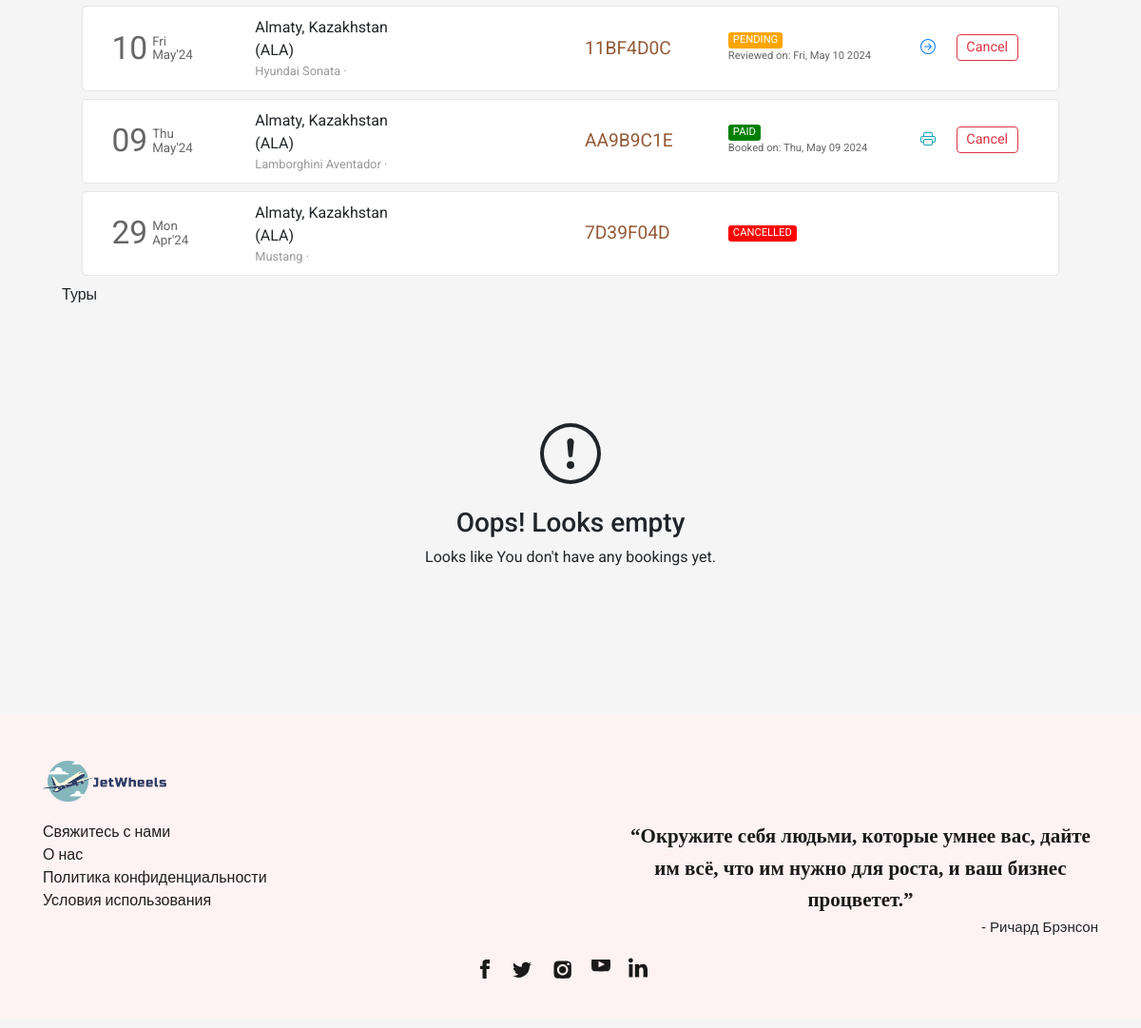
Page /flight/bookings (signed in, lower part) on the earlier database version.
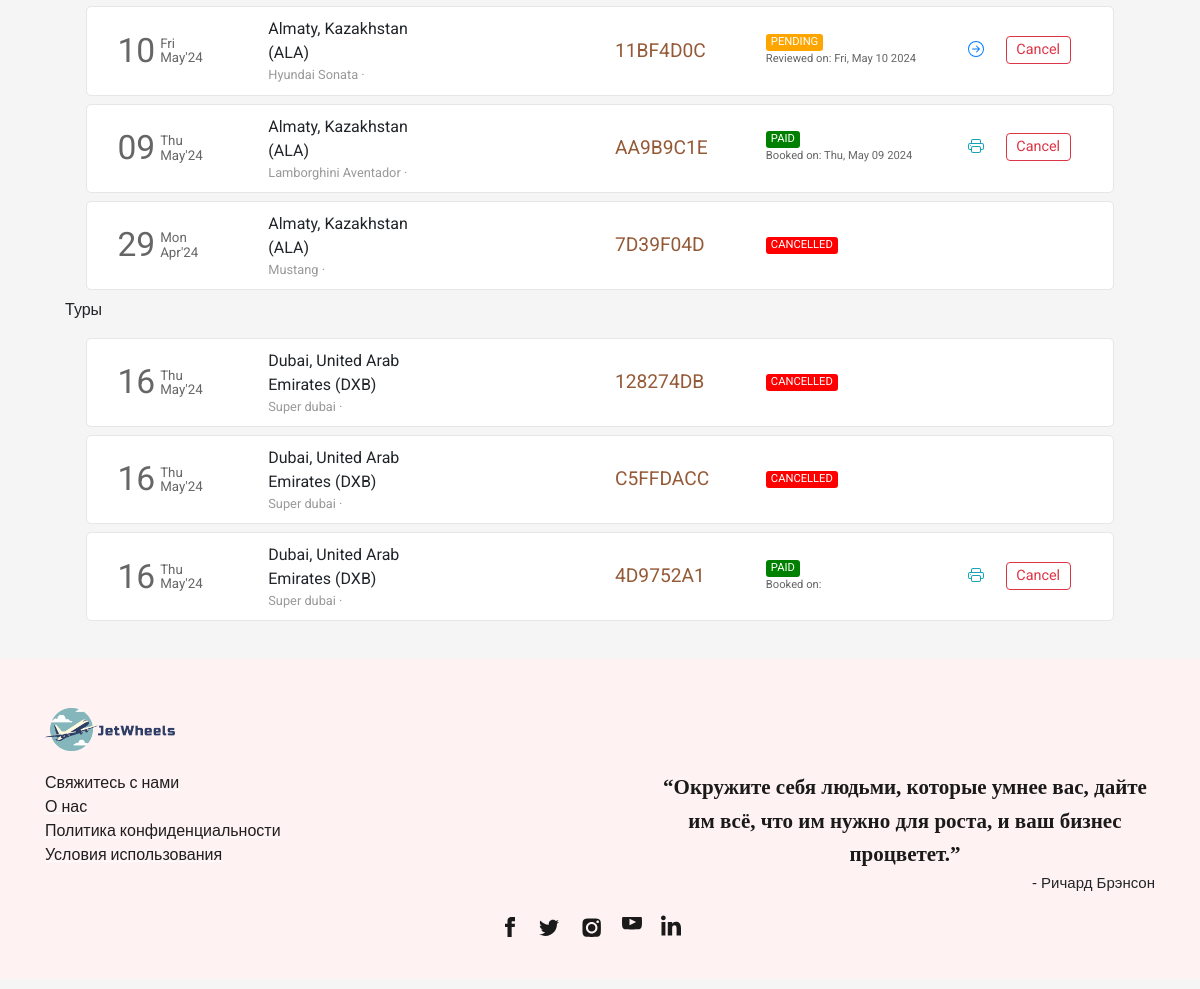
Same page on the later database version.
### car/models.py (models this page shows, shortened)
class Order(models.Model):
    order_id = models.AutoField(primary_key=True)
    user = models.ForeignKey(flight_models.User, on_delete=models.CASCADE, related_name="orders")
    email = models.CharField(max_length=50, default="")
    phone = models.CharField(max_length=20, default="")
    car = models.ForeignKey(Car, on_delete=models.CASCADE, related_name="cars")
    pickup_date = models.DateField(blank=True, null=True)
    dropoff_date = models.DateField(blank=True, null=True)
    total_amount = models.IntegerField(default=0)
    status = models.CharField(max_length=45, choices=ORDER_STATUS, default='PENDING')
    ref_no = models.CharField(max_length=8, unique=True, blank=True)

class Car(models.Model):
    car_name = models.CharField(max_length=30, default="")
    car_desc = models.CharField(max_length=300, default="")
    price = models.IntegerField(default=0)
    image = models.ImageField(upload_to="flight/static/car/images", default="")
    pickup_location = models.ForeignKey(flight_models.Place, on_delete=models.CASCADE, related_name="pickup_location")

### flight/models.py (models this page shows)
class Place(models.Model):
    city = models.CharField(max_length=64)
    airport = models.CharField(max_length=64)
    code = models.CharField(max_length=3)
    country = models.CharField(max_length=64)
    def __str__(self):
        return f"{self.city}, {self.country} ({self.code})"

### tour/models.py (models this page shows, shortened)
class Reservation(models.Model):
    created_date = models.DateField(auto_now=True)
    tour = models.ForeignKey(Tour, on_delete=models.CASCADE)
    guest = models.ForeignKey(flight_models.User, on_delete=models.CASCADE)
    total_amount = models.IntegerField(default=0)
    email = models.CharField(max_length=50, default="")
    phone = models.CharField(max_length=20, default="")
    status = models.CharField(max_length=45, choices=ORDER_STATUS, default='PENDING')
    ref_no = models.CharField(max_length=8, unique=True, blank=True)

class Tour(models.Model):
    tour_name = models.CharField(max_length=30, default="")
    tour_desc = models.CharField(max_length=300, default="")
    price = models.IntegerField(default=0)
    tour_capacity = models.IntegerField(default=10)
    location = models.ForeignKey(flight_models.Place, on_delete=models.CASCADE, related_name="location")
    start_date = models.DateField(blank=True, null=True)
    end_date = models.DateField(blank=True, null=True)
    services = models.ManyToManyField('Service', related_name='tours')

### flight/views.py (the view)
# urls.py: path('flight/bookings', views.bookings, name="bookings"),
def bookings(request):
    if request.user.is_authenticated:
        tickets = Ticket.objects.filter(user=request.user).order_by('-booking_date')
        cars = Order.objects.filter(user=request.user).order_by('-pickup_date')
        reservations = Reservation.objects.filter(guest=request.user).order_by('-created_date')
        return render(request, 'flight/bookings.html', {
            'page': 'bookings',
            'tickets': tickets,
            'cars': cars,
            'tours': reservations
        })
    else:
        return HttpResponseRedirect(reverse('login'))

### flight/templates/flight/bookings.html (shortened to what the changed rows need)
{% extends 'flight/layout.html' %}
{% load static %}
{% block head %}
    <link rel="stylesheet" href="{% static 'css/bookings_style.css' %}">
{% endblock head %}
{% block body %}
    <section class="section section1">
        <div class="container">
            {% if cars %}
                {% for ticket in cars %}
                    <div class="row each-booking-div" id="{{ticket.order_id}}">
                        <div class="col-2" style="display: flex;">
                            <div style="display: flex; color: #666666; margin-top: auto;">
                                <div>
                                    <span style="font-size: 2.1em;">{{ticket.pickup_date | date:"d"}}</span>
                                </div>
                                <div style="font-size: smaller; display: flex; margin: auto 0; padding-left: 5px; line-height: 1em;">
                                    <div style="margin: auto;">
                                        <div style="margin-bottom: 1px;">{{ticket.pickup_date | date:"D"}}</div>
                                        <div style="margin-top: 1px;">{{ticket.pickup_date | date:"M'y"}}</div>
                                    </div>
                                </div>
                            </div>
                        </div>
                        <div class="col-4 middle-div">
                            <div style="width:100%">
                                <div class="row places-div" style=" display: flex;">
                                    <div style="max-width: 45%;">{{ticket.car.pickup_location}}</div>
                                </div>
                                <div class="row places-div" style="font-size: .8em; color: #999999; ">
                                    <div style="max-width: 100%;">{{ticket.car.car_name}} &middot;</div>
                                </div>
                            </div>
                        </div>
                        <div class="col-2 middle-div">
                            <div style="font-size: 1.2em; color: #945937;">{{ticket.ref_no}}</div>
                        </div>
                        <div class="col-2 middle-div">
                            <div>
                                <div class="row status-div">
                                    {% if ticket.status == 'PAID' %}
                                        <div class="green">{{ticket.status}}</div>
                                    {% endif %}
                                    {% if ticket.status == 'PENDING' %}
                                        <div class="orange">{{ticket.status}}</div>
                                    {% endif %}
                                    {% if ticket.status == 'CANCELLED' %}
                                        <div class="red">{{ticket.status}}</div>
                                    {% endif %}
                                </div>
                                <div class="row booking-date-div" style="font-size: .7em; color: #666;">
                                    {% if ticket.status == 'PAID' %}
                                        Booked on: {{ticket.pickup_date | date:"D, M d Y"}}
                                    {% endif %}
                                    {% if ticket.status == 'PENDING' %}
                                        Reviewed on: {{ticket.pickup_date | date:"D, M d Y"}}
                                    {% endif %}
                                </div>
                            </div>
                        </div>
                        <div class="col-2 last-div">
                            <div>
                                <div class="ticket-action-div">
                                {% if ticket.status == 'PAID' %}
                                        <form action="{% url 'cargetticket' %}" method="get" target="_blank">
                                            <button type="submit" class="btn btn-outline-info btnp pbtn">
                                            </button>
                                        </form>
                                        <button class="btn btn-outline-danger btnp cbtn"  data-ref="{{ticket.ref_no}}" onclick="popup(this)">Cancel</button>
                                    {% endif %}
                                    {% if ticket.status == 'PENDING' %}
                                        <form action="{% url 'resumebooking' %}" method="POST">
                                            <button type="submit" class="btn btn-outline-primary btnp rbtn">
                                            </button>
                                        </form>
                                        <button type="button" class="btn btn-outline-danger btnp cbtn" data-ref="{{ticket.ref_no}}" onclick="popup(this)">Cancel</button>
                                    {% endif %}
                                </div>
                            </div>
                        </div>
                    </div>
                {% endfor %}
            {% endif %}
            {% if tours %}
                {% for ticket in tours %}
                    <div class="row each-booking-div" id="{{ticket.id}}">
                        <div class="col-2" style="display: flex;">
                            <div style="display: flex; color: #666666; margin-top: auto;">
                                <div>
                                    <span style="font-size: 2.1em;">{{ticket.tour.start_date | date:"d"}}</span>
                                </div>
                                <div style="font-size: smaller; display: flex; margin: auto 0; padding-left: 5px; line-height: 1em;">
                                    <div style="margin: auto;">
                                        <div style="margin-bottom: 1px;">{{ticket.tour.start_date | date:"D"}}</div>
                                        <div style="margin-top: 1px;">{{ticket.tour.start_date | date:"M'y"}}</div>
                                    </div>
                                </div>
                            </div>
                        </div>
                        <div class="col-4 middle-div">
                            <div style="width:100%">
                                <div class="row places-div" style=" display: flex;">
                                    <div style="max-width: 45%;">{{ticket.tour.location}}</div>
                                </div>
                                <div class="row places-div" style="font-size: .8em; color: #999999; ">
                                    <div style="max-width: 100%;">{{ticket.tour.tour_name}} &middot;</div>
                                </div>
                            </div>
                        </div>
                        <div class="col-2 middle-div">
                            <div style="font-size: 1.2em; color: #945937;">{{ticket.ref_no}}</div>
                        </div>
                        <div class="col-2 middle-div">
                            <div>
                                <div class="row status-div">
                                    {% if ticket.status == 'PAID' %}
                                        <div class="green">{{ticket.status}}</div>
                                    {% endif %}
                                    {% if ticket.status == 'CANCELLED' %}
                                        <div class="red">{{ticket.status}}</div>
                                    {% endif %}
                                </div>
                                <div class="row booking-date-div" style="font-size: .7em; color: #666;">
                                    {% if ticket.status == 'PAID' %}
                                        Booked on: {{ticket.pickup_date | date:"D, M d Y"}}
                                    {% endif %}
                                </div>
                            </div>
                        </div>
                        <div class="col-2 last-div">
                            <div>
                                <div class="ticket-action-div">
                                {% if ticket.status == 'PAID' %}
                                        <form action="{% url 'tourgetticket' %}" method="get" target="_blank">
                                            <button type="submit" class="btn btn-outline-info btnp pbtn">
                                            </button>
                                        </form>
                                        <button class="btn btn-outline-danger btnp cbtn"  data-ref="{{ticket.ref_no}}" onclick="popup(this)">Cancel</button>
                                    {% endif %}
                                </div>
                            </div>
                        </div>
                    </div>
                {% endfor %}
            {% else %}
                <div style="height: 100%; width:100%; padding: 10%;">
                    <div style="text-align: center; margin: auto;">
                        <br><br>
                        <h3>Oops! Looks empty</h3>
                        <p>
                            Looks like You don't have any bookings yet.
                        </p>
                    </div>
                </div>
            {% endif %}
        </div>
    </section>
{% endblock %}

Differences in the rows shown:
added Reservation: tour.start_date "16", tour.start_date "Thu", tour.start_date "May'24", tour.location "Dubai, United Arab Emirates (DXB)", tour.tour_name "Super dubai", ref_no "128274DB", status "CANCELLED"
added Reservation: tour.start_date "16", tour.start_date "Thu", tour.start_date "May'24", tour.location "Dubai, United Arab Emirates (DXB)", tour.tour_name "Super dubai", ref_no "C5FFDACC", status "CANCELLED"
added Reservation: tour.start_date "16", tour.start_date "Thu", tour.start_date "May'24", tour.location "Dubai, United Arab Emirates (DXB)", tour.tour_name "Super dubai", ref_no "4D9752A1", status "PAID"
Other differences:
text no longer shown: "Oops! Looks empty Looks like You don't have any bookings yet."
